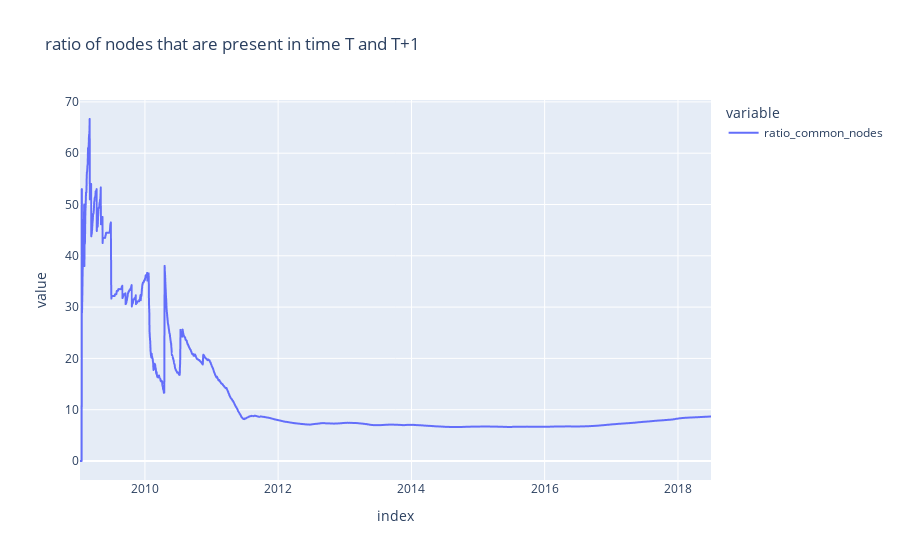

The notebook cell saved with this chart:
### Code cell
ratio_common_nodes.plot(title = 'ratio of nodes that are present in time T and T+1').show()

### Figure 1 — Plotly figure (JSON) as saved in the notebook; plotly's stock layout.template omitted (floating-point values rounded to 4 significant figures; data arrays with more than 128 entries replaced by an {"elided": "..."} marker saying what was removed)
{"data": [{"hovertemplate": "variable=ratio_common_nodes<br>index=%{x}<br>value=%{y}<extra></extra>", "legendgroup": "ratio_common_nodes", "line": {"color": "#636efa", "dash": "solid"}, "mode": "lines", "name": "ratio_common_nodes", "showlegend": true, "type": "scattergl", "x": {"elided": "3460 str values"}, "xaxis": "x", "y": {"elided": "3460 float values"}, "yaxis": "y"}], "layout": {"legend": {"title": {"text": "variable"}, "tracegroupgap": 0}, "title": {"text": "ratio of nodes that are present in time T and T+1"}, "xaxis": {"anchor": "y", "domain": [0, 1], "title": {"text": "index"}}, "yaxis": {"anchor": "x", "domain": [0, 1], "title": {"text": "value"}}}}
